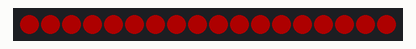
Simulated run of this sketch. Board: Arduino Uno, built with avr-gcc and run on an emulated ATmega328P. Parts: 18 RGB LEDs in strip order, left to right. Dim RGB values are drawn brighter than linear.

Above: at 0.1 s.
At 0.6 s:
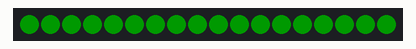
At 1.1 s:
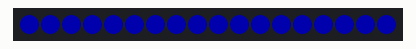
At 1.6 s:
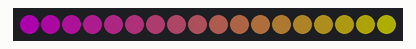
At 2.1 s:
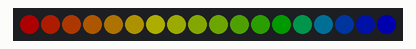
At 2.6 s:
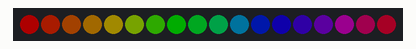

The sketch:

fillStrip.ino
```cpp
#include <FastLED.h>

#define NUM_LEDS  18
#define LED_PIN   2

CRGB leds[NUM_LEDS];

void setup() {
  FastLED.addLeds<WS2812B, LED_PIN, GRB>(leds, NUM_LEDS);
  FastLED.setBrightness(50);
}

void loop() {

  fill_solid(leds, NUM_LEDS, CRGB::Red);
  FastLED.show();
  delay(500);

  fill_solid(leds, NUM_LEDS, CRGB::Green);
  FastLED.show();
  delay(500);

  fill_solid(leds, NUM_LEDS, CRGB::Blue);
  FastLED.show();
  delay(500);

  fill_gradient_RGB(leds, NUM_LEDS, CRGB::Magenta, CRGB::Yellow);
  FastLED.show();
  delay(500);

  fill_gradient_RGB(leds, NUM_LEDS, CRGB::Red, CRGB::Yellow, CRGB::Green, CRGB::Blue);
  FastLED.show();
  delay(500);

  fill_rainbow(leds, NUM_LEDS, 0, 255 / NUM_LEDS);
  FastLED.show();
  delay(500);
}
```

Measured:
- by itself, everything shown: repeats every 3.0 s, in 6 steps
- what the display in image 1 shows lasts 0.5 s, from 0.5 s to 1.0 s
